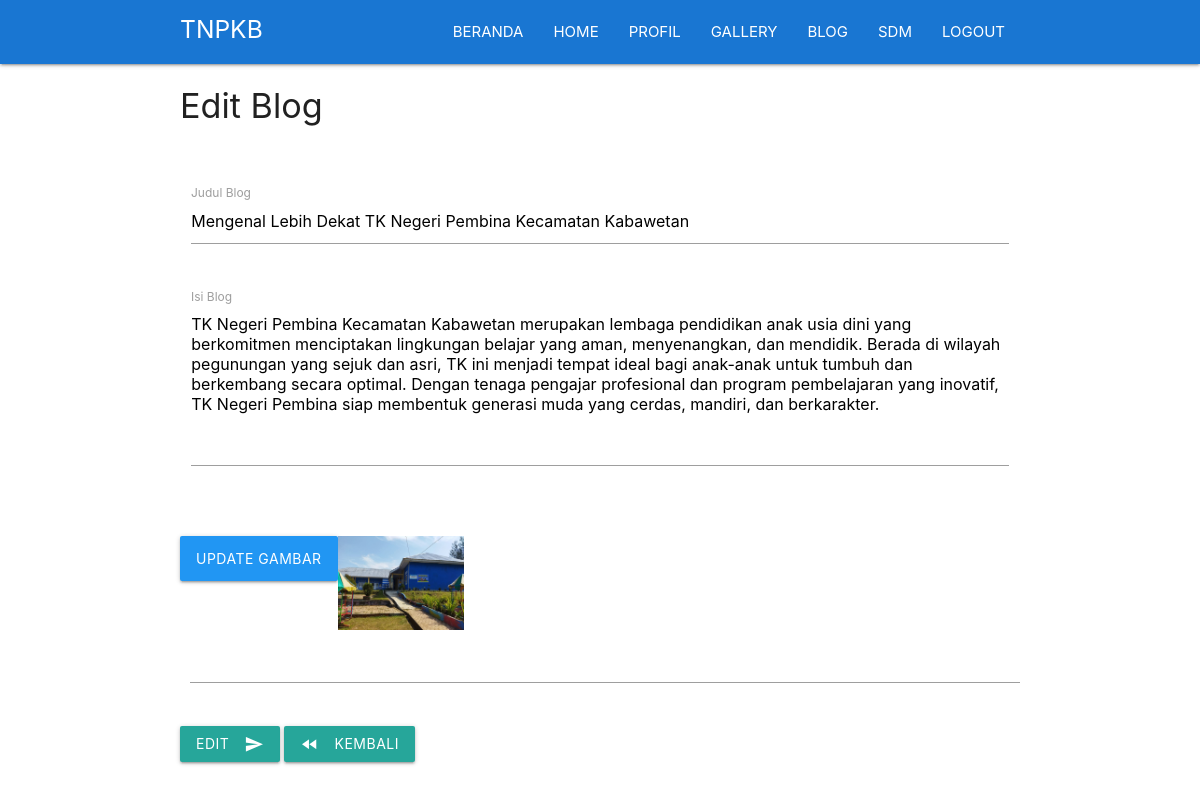
The app's page /page/index.php?page=blog&aksi=editblog&id=7 (signed in) with its own data.
### tables this page shows
CREATE TABLE `blog` (
  `id` int(11) NOT NULL,
  `judul_blog` varchar(200) NOT NULL,
  `isi_blog` varchar(2000) NOT NULL,
  `gambar` varchar(200) NOT NULL
);

### page/blog/blog/edit.php (the view, shortened to what this page needs)
<?php
	$id = $_GET['id'];
	$result = mysqli_query($conn, "select * from blog where id='$id' ");
	$data = mysqli_fetch_assoc($result);
?>
<!DOCTYPE html>
<html>
	<head>
	<link type="text/css" rel="stylesheet" href="../../assets/css/materialize.min.css"  media="screen,projection"/>
	<link rel="stylesheet" type="text/css" href="../../assets/css/style.css">
	</head>
<body >
	<div class="container">
		<h4>Edit Blog</h4><br><br>
	   <form action="" method="post" enctype="multipart/form-data">
      <div class="row">
        <div class="input-field col s12">
          <input id="judul_blog" name="judul_blog" type="text" class="" value="<?=$data['judul_blog'] ?>">
          <label for="judul_blog">Judul Blog</label>
        </div>
      </div>
	 <div class="row">
	      <div class="row">
	        <div class="input-field col s12">
	          <textarea id="textarea1" name="isi_blog" class="materialize-textarea"><?=$data['isi_blog'] ?></textarea>
	          <label for="textarea1">Isi Blog</label>
	        </div>
	      </div>
	  </div>
	  <div class="row">
	      <div class="file-field input-field">
      		<div class="btn blue">
      		  <span>Update Gambar</span>
     		</div>
      			<img src="../assets/img/blog/<?php echo $data['gambar'] ?>" width="15%">
      <div class="file-path-wrapper">
        <input class="file-path validate" type="text">
	      </div>
	    </div>
	  </div>
	  <button class="btn waves-effect waves-light" type="submit" name="ubah">Edit
	    <i class="material-icons right">send</i>
	  </button>
	  <a href="index.php?page=blog" class="btn waves-effect waves-light" ><i class="material-icons left">fast_rewind</i>Kembali</a>
	    </form>
	</div>
</body>
</html>

### records on screen
blog: judul_blog "Mengenal Lebih Dekat TK Negeri Pembina Kecamatan Kabawetan", isi_blog "TK Negeri Pembina Kecamatan Kabawetan merupakan lembaga pendidikan anak usia dini yang berkomitmen menciptakan lingkungan belajar yang aman, menyenangkan, dan mendidik. Berada di wilayah pegunungan yang sejuk dan asri, TK ini menjadi tempat ideal bagi anak-anak untuk tumbuh dan berkembang secara optimal. Dengan tenaga pengajar profesional dan program pembelajaran yang inovatif, TK Negeri Pembina siap membentuk generasi muda yang cerdas, mandiri, dan berkarakter.", gambar (picture)
